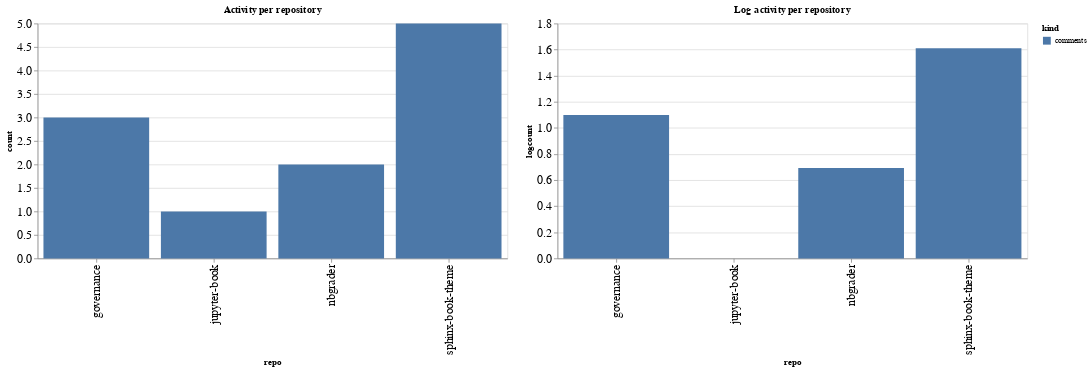

Notebook code for this chart:
### Code cell
ch1 = alt.Chart(repo_summaries, width=600, title="Activity per repository").mark_bar().encode(
    x='repo',
    y='count',
    color='kind',
    tooltip="kind"
)

ch2 = alt.Chart(repo_summaries, width=600, title="Log activity per repository").mark_bar().encode(
    x='repo',
    y='logcount',
    color='kind',
    tooltip="kind"
)

ch1 | ch2

### Figure 1 — Vega-Lite specification as saved in the notebook (floating-point values rounded to 4 significant figures)
{"config": {"axisLeft": {"labelFontSize": 15}, "axisBottom": {"labelFontSize": 15}}, "hconcat": [{"mark": "bar", "encoding": {"color": {"field": "kind", "type": "nominal"}, "tooltip": {"field": "kind", "type": "nominal"}, "x": {"field": "repo", "type": "nominal"}, "y": {"field": "count", "type": "quantitative"}}, "title": "Activity per repository", "width": 600}, {"mark": "bar", "encoding": {"color": {"field": "kind", "type": "nominal"}, "tooltip": {"field": "kind", "type": "nominal"}, "x": {"field": "repo", "type": "nominal"}, "y": {"field": "logcount", "type": "quantitative"}}, "title": "Log activity per repository", "width": 600}], "data": {"name": "data-8ec2cfcbbf3d47ff775a45dc3deab080"}, "$schema": "https://vega.github.io/schema/vega-lite/v4.17.0.json", "datasets": {"data-8ec2cfcbbf3d47ff775a45dc3deab080": [{"repo": "governance", "kind": "comments", "count": 3, "logcount": 1.099}, {"repo": "jupyter-book", "kind": "comments", "count": 1, "logcount": 0.0}, {"repo": "nbgrader", "kind": "comments", "count": 2, "logcount": 0.6931}, {"repo": "sphinx-book-theme", "kind": "comments", "count": 5, "logcount": 1.609}]}}
